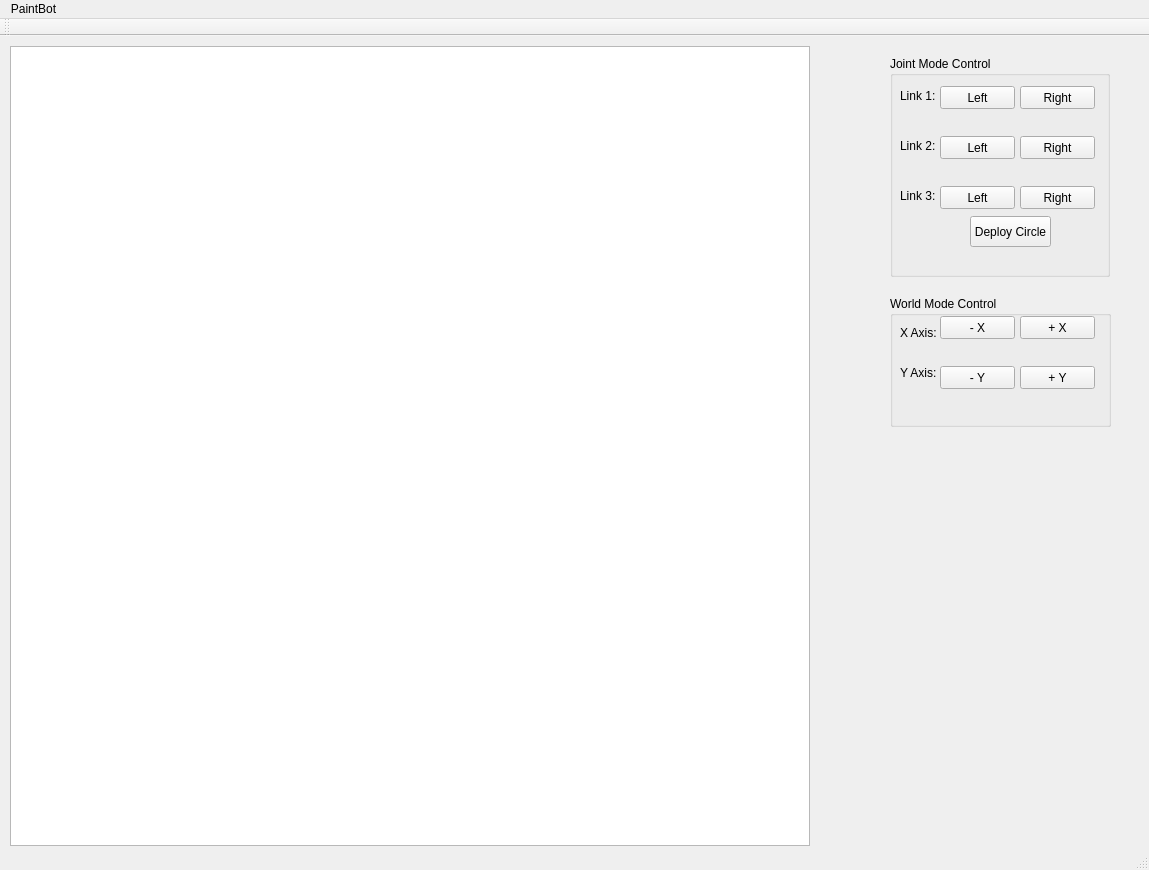
<?xml version="1.0" encoding="UTF-8"?>
<ui version="4.0">
 <class>MainWindow</class>
 <widget class="QMainWindow" name="MainWindow">
  <property name="geometry">
   <rect>
    <x>0</x>
    <y>0</y>
    <width>1149</width>
    <height>870</height>
   </rect>
  </property>
  <property name="windowTitle">
   <string>MainWindow</string>
  </property>
  <widget class="QWidget" name="centralWidget">
   <widget class="QGroupBox" name="groupBox">
    <property name="geometry">
     <rect>
      <x>890</x>
      <y>20</y>
      <width>220</width>
      <height>221</height>
     </rect>
    </property>
    <property name="title">
     <string>Joint Mode Control</string>
    </property>
    <widget class="QPushButton" name="pushButton">
     <property name="geometry">
      <rect>
       <x>50</x>
       <y>30</y>
       <width>75</width>
       <height>23</height>
      </rect>
     </property>
     <property name="text">
      <string>Left</string>
     </property>
    </widget>
    <widget class="QPushButton" name="pushButton_2">
     <property name="geometry">
      <rect>
       <x>130</x>
       <y>30</y>
       <width>75</width>
       <height>23</height>
      </rect>
     </property>
     <property name="text">
      <string>Right</string>
     </property>
    </widget>
    <widget class="QLabel" name="label">
     <property name="geometry">
      <rect>
       <x>10</x>
       <y>20</y>
       <width>50</width>
       <height>40</height>
      </rect>
     </property>
     <property name="text">
      <string>Link 1:</string>
     </property>
    </widget>
    <widget class="QPushButton" name="pushButton_3">
     <property name="geometry">
      <rect>
       <x>50</x>
       <y>80</y>
       <width>75</width>
       <height>23</height>
      </rect>
     </property>
     <property name="text">
      <string>Left</string>
     </property>
    </widget>
    <widget class="QPushButton" name="pushButton_4">
     <property name="geometry">
      <rect>
       <x>50</x>
       <y>130</y>
       <width>75</width>
       <height>23</height>
      </rect>
     </property>
     <property name="text">
      <string>Left</string>
     </property>
    </widget>
    <widget class="QPushButton" name="pushButton_5">
     <property name="geometry">
      <rect>
       <x>130</x>
       <y>80</y>
       <width>75</width>
       <height>23</height>
      </rect>
     </property>
     <property name="text">
      <string>Right</string>
     </property>
    </widget>
    <widget class="QPushButton" name="pushButton_6">
     <property name="geometry">
      <rect>
       <x>130</x>
       <y>130</y>
       <width>75</width>
       <height>23</height>
      </rect>
     </property>
     <property name="text">
      <string>Right</string>
     </property>
    </widget>
    <widget class="QLabel" name="label_2">
     <property name="geometry">
      <rect>
       <x>10</x>
       <y>70</y>
       <width>50</width>
       <height>40</height>
      </rect>
     </property>
     <property name="text">
      <string>Link 2:</string>
     </property>
    </widget>
    <widget class="QLabel" name="label_3">
     <property name="geometry">
      <rect>
       <x>10</x>
       <y>120</y>
       <width>50</width>
       <height>40</height>
      </rect>
     </property>
     <property name="text">
      <string>Link 3:</string>
     </property>
    </widget>
    <widget class="QPushButton" name="pushButton_7">
     <property name="geometry">
      <rect>
       <x>80</x>
       <y>160</y>
       <width>81</width>
       <height>31</height>
      </rect>
     </property>
     <property name="text">
      <string>Deploy Circle</string>
     </property>
     <property name="default">
      <bool>false</bool>
     </property>
    </widget>
   </widget>
   <widget class="QGraphicsView" name="graphicsView">
    <property name="geometry">
     <rect>
      <x>10</x>
      <y>10</y>
      <width>800</width>
      <height>800</height>
     </rect>
    </property>
   </widget>
   <widget class="QGroupBox" name="groupBox_2">
    <property name="geometry">
     <rect>
      <x>890</x>
      <y>260</y>
      <width>221</width>
      <height>131</height>
     </rect>
    </property>
    <property name="title">
     <string>World Mode Control</string>
    </property>
    <widget class="QLabel" name="label_5">
     <property name="geometry">
      <rect>
       <x>10</x>
       <y>70</y>
       <width>47</width>
       <height>13</height>
      </rect>
     </property>
     <property name="text">
      <string>Y Axis: </string>
     </property>
    </widget>
    <widget class="QPushButton" name="pushButton_10">
     <property name="geometry">
      <rect>
       <x>130</x>
       <y>70</y>
       <width>75</width>
       <height>23</height>
      </rect>
     </property>
     <property name="text">
      <string>+ Y</string>
     </property>
    </widget>
    <widget class="QLabel" name="label_4">
     <property name="geometry">
      <rect>
       <x>10</x>
       <y>30</y>
       <width>47</width>
       <height>13</height>
      </rect>
     </property>
     <property name="text">
      <string>X Axis:</string>
     </property>
    </widget>
    <widget class="QPushButton" name="pushButton_11">
     <property name="geometry">
      <rect>
       <x>50</x>
       <y>70</y>
       <width>75</width>
       <height>23</height>
      </rect>
     </property>
     <property name="text">
      <string>- Y</string>
     </property>
    </widget>
    <widget class="QPushButton" name="pushButton_9">
     <property name="geometry">
      <rect>
       <x>130</x>
       <y>20</y>
       <width>75</width>
       <height>23</height>
      </rect>
     </property>
     <property name="text">
      <string>+ X</string>
     </property>
    </widget>
    <widget class="QPushButton" name="pushButton_8">
     <property name="geometry">
      <rect>
       <x>50</x>
       <y>20</y>
       <width>75</width>
       <height>23</height>
      </rect>
     </property>
     <property name="text">
      <string>- X</string>
     </property>
    </widget>
   </widget>
  </widget>
  <widget class="QMenuBar" name="menuBar">
   <property name="geometry">
    <rect>
     <x>0</x>
     <y>0</y>
     <width>1149</width>
     <height>21</height>
    </rect>
   </property>
   <widget class="QMenu" name="menuPaintBot">
    <property name="title">
     <string>PaintBot</string>
    </property>
   </widget>
   <addaction name="menuPaintBot"/>
  </widget>
  <widget class="QToolBar" name="mainToolBar">
   <attribute name="toolBarArea">
    <enum>TopToolBarArea</enum>
   </attribute>
   <attribute name="toolBarBreak">
    <bool>false</bool>
   </attribute>
  </widget>
  <widget class="QStatusBar" name="statusBar"/>
 </widget>
 <layoutdefault spacing="6" margin="11"/>
 <resources/>
 <connections/>
</ui>
